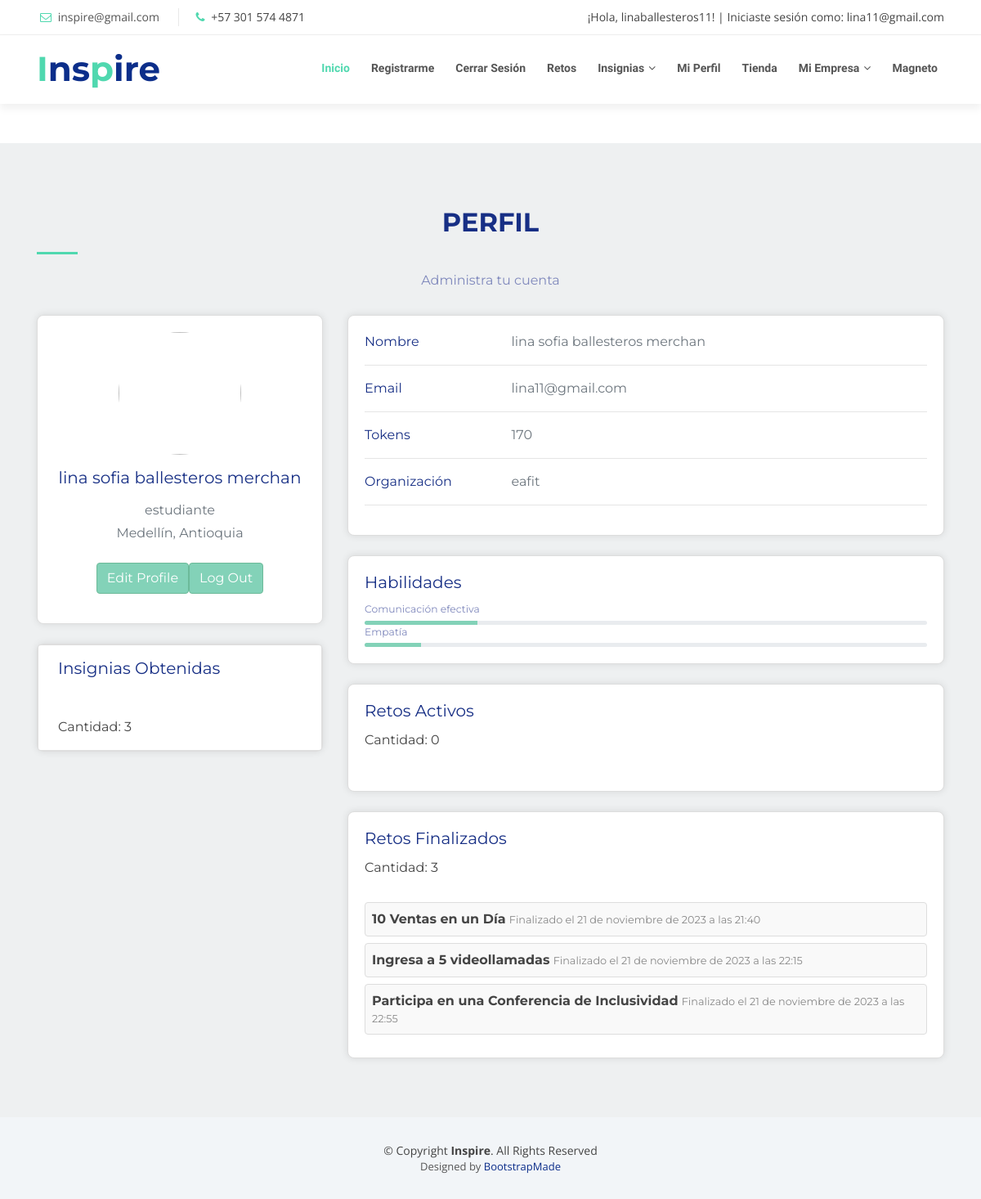
/profile (signed in), run on the app's committed database.
### accounts/models.py (models this page shows, shortened)
class Empleado(models.Model):
    user = models.OneToOneField(User, on_delete = models.CASCADE)
    nombre_empleado = models.CharField(max_length=100, default='John Doe')
    imagen_empleado = models.ImageField(upload_to="uploads/")
    organizacion_empleado = models.CharField(max_length=100, default='organización')
    cargo_empleado = models.CharField(max_length=100, default='Empleado')
    tokens_empleado = models.IntegerField(default=0)
    tipo_usuario = models.CharField(max_length=100, default='empleado')
    retos_activos = models.IntegerField(default=0)
    retos_finalizados = models.IntegerField(default=0)

class RetosFinalizados(models.Model):
    empleado = models.ForeignKey(Empleado, on_delete=models.CASCADE)
    reto = models.ForeignKey(Reto, on_delete=models.CASCADE)
    fecha_finalizacion = models.DateTimeField(auto_now_add=True) # cuando finalizó el reto

### challenges/models.py (models this page shows)
class Reto(models.Model):
    nombre =  models.CharField(max_length=100)
    descripcion =  models.CharField(max_length=100)
    imagen = models.ImageField(upload_to="uploads/")
    fecha_publicacion = models.DateField(default=date.today)
    fecha_vencimiento = models.DateField(default=date.today)
    nombre_insignia =  models.CharField(max_length=100)
    categoria_insignia = models.CharField(max_length=100, default='', choices=HABILIDADES_LISTA)
    tokens =  models.IntegerField()
    limite_participantes = models.IntegerField(default=6, choices=CANTIDAD_PARTICIPANTES)
    cantidad_ganadores = models.IntegerField()
    estado = models.CharField(max_length=10, choices=ESTADO_CHOICES, default='INICIADO')

### accounts/views.py (the view)
# urls.py: path('profile', accounts_views.profile, name='profile'),
def profile(request):
   tipo_usuario, data_usuario = get_user_type(request)
   if tipo_usuario is None: # Ambas consultas no tienen resultados, está loggeado como admin o no se ha loggeado y no como empleador o empleado
       print("debuggg")
       return redirect("login_view")
   if tipo_usuario == 'empleado':
       empleado = request.user.empleado
       retos_iniciados_usuario = RetosIniciados.objects.filter(empleado=empleado)
       retos_iniciados = Reto.objects.filter(id__in=retos_iniciados_usuario.values('reto_id'), estado='ACTIVO')
       cantidad_retos_iniciados = retos_iniciados_usuario.count()
       print(retos_iniciados)
       print("-------")
       print(retos_iniciados_usuario)
       retos_finalizados_usuario = RetosFinalizados.objects.filter(empleado=empleado)
       retos_finalizados = Reto.objects.filter(id__in=retos_iniciados_usuario.values('reto_id'), estado='FINALIZADO')
       cantidad_retos_finalizados = retos_finalizados_usuario.count()
       habilidades_empleado = get_skills_employee(retos_finalizados_usuario)
       print("habilidades:")
       print(habilidades_empleado)
       return render(request, 'profile_employee.html', {'data_usuario':data_usuario, 'retos_iniciados':retos_iniciados, 'retos_iniciados_usuario':retos_iniciados_usuario, 'cantidad_retos_iniciados':cantidad_retos_iniciados, 'retos_finalizados':retos_finalizados, 'retos_finalizados_usuario':retos_finalizados_usuario, 'cantidad_retos_finalizados':cantidad_retos_finalizados, 'habilidades_empleado':habilidades_empleado})
   elif tipo_usuario == 'empleador':
       return render(request, 'profile_employer.html', data_usuario)

### accounts/templates/profile_employee.html (shortened to what this page needs)
<html lang="en"><head>
  <link href="static/lib/bootstrap/css/bootstrap.min.css" rel="stylesheet">
  <link rel="stylesheet" href="path/to/font-awesome/css/font-awesome.min.css">
  <link href="static/lib/font-awesome/css/font-awesome.min.css" rel="stylesheet">
  <link href="static/lib/animate/animate.min.css" rel="stylesheet">
  <link href="static/lib/ionicons/css/ionicons.min.css" rel="stylesheet">
  <link href="static/lib/owlcarousel/assets/owl.carousel.min.css" rel="stylesheet">
  <link href="static/lib/magnific-popup/magnific-popup.css" rel="stylesheet">
  <link href="static/lib/ionicons/css/ionicons.min.css" rel="stylesheet">
  <link href="static/css/style.css" rel="stylesheet">
<style type="text/css" id="operaUserStyle"></style></head>
<body id="body"><button type="button" id="mobile-nav-toggle"></button>
  {% include 'header.html' %}
    <main id="main">
      <br></br>
      <section style="background-color: #EEF0F1; font-family: 'Montserrat', sans-serif;" id="services">
        <div class="container py-5">
            <div class="section-header">
                <h2 class="text-center" style="color: #172F85;">Perfil</h2>
                <p class="text-center" style="color: #7F88BC;">Administra tu cuenta</p>
            </div>
            <div class="row">
                <div class="col-lg-4">
                    <div class="card mb-4"  id="retosCard">
                        <div class="card-body text-center">
                            <img src={{imagen_empleado}} alt="avatar"
                                class="rounded-circle img-fluid" style="width: 150px;">
                            <h5 class="my-3" style="color: #172F85;">{{ data_usuario.nombre_empleado}}</h5>
                            <p class="text-muted mb-1" style="color: #83D2B8;">{{data_usuario.cargo_empleado}}</p>
                            <p class="text-muted mb-4">Medellín, Antioquia</p>
                            <div class="d-flex justify-content-center mb-2">
                              <button type="button" class="btn btn-primary mb-2" style="background-color: #83D2B8; border: 1px solid #6CBA99;">Edit Profile</button>
                              <a href="http://localhost:8000/log_out">
                                <button type="button" class="btn btn-primary mb-2" style="background-color: #83D2B8; border: 1px solid #6CBA99;">Log Out</button>
                            </a>
                                                      </div>
                        </div>
                    </div>
                    <div class="card mb-4 mb-lg-0" id="retosCard">
                      <div class="card-body p-0">
                              <li class="list-group-item p-3">
                                  <div class="d-flex align-items-center">
                                      <div>
                                          <h5 class="card-title" style="margin-bottom: 0; color: #172F85;">Insignias Obtenidas</h5>
                                          <br></br>
                                          <p class="card-text" style="margin-bottom: 0;">Cantidad: <span id="cantidadRetos">{{cantidad_retos_finalizados}}</span></p>
                                      </div>
                                  </div>
                              </li>
                      </div>
                  </div>
                </div>
                <div class="col-lg-8">
                    <div class="card mb-4"  id="retosCard">
                        <div class="card-body">
                            <div class="row">
                                <div class="col-sm-3">
                                    <p class="mb-0" style="color: #172F85;">Nombre</p>
                                </div>
                                <div class="col-sm-9">
                                    <p class="text-muted mb-0" style="color: #7F88BC;">{{data_usuario.nombre_empleado}}</p>
                                </div>
                            </div>
                            <hr>
                            <div class="row">
                                <div class="col-sm-3">
                                    <p class="mb-0" style="color: #172F85;">Email</p>
                                </div>
                                <div class="col-sm-9">
                                    <p class="text-muted mb-0" style="color: #7F88BC;">{{user.email}}</p>
                                </div>
                            </div>
                            <hr>
                            <div class="row">
                              <div class="col-sm-3">
                                  <p class="mb-0" style="color: #172F85;">Tokens</p>
                              </div>
                              <div class="col-sm-9">
                                  <p class="text-muted mb-0" style="color: #7F88BC;">{{data_usuario.tokens_empleado}}</p>
                              </div>
                          </div>
                          <hr>
                            <div class="row">
                                <div class="col-sm-3">
                                    <p class="mb-0" style="color: #172F85;">Organización</p>
                                </div>
                                <div class="col-sm-9">
                                    <p class="text-muted mb-0" style="color: #7F88BC;">{{data_usuario.organizacion_empleado}}</p>
                                </div>
                            </div>
                            <hr>
                        </div>
                    </div>
                    <div class="row">
                      <div class="col-md-12">
                        <div class="card mb-4"  id="retosCard">
                          <div class="card-body">
                              <h5 class="card-title" style="color: #172F85;">Habilidades</h5>
                              {% for habilidad,cantidad in habilidades_empleado %}
                              <p class="mb-1" style="font-size: .77rem; color: #7F88BC;">{{habilidad}}</p>
                              <div class="progress rounded" style="height: 5px;">
                                  <div class="progress-bar" role="progressbar" style="width: {{cantidad}}0%; background-color: #83D2B8;" aria-valuenow="80" aria-valuemin="0" aria-valuemax="100"></div>
                              </div>
                              {% endfor %}
                          </div>
                      </div>
                  <div class="row">
                    <div class="col-md-12">
                      <div class="card mb-4" id="retosCard">
                          <div class="card-body">
                              <h5 class="card-title" style="color: #172F85;">Retos Activos</h5>
                              <p class="card-text">Cantidad: <span id="cantidadRetos">{{cantidad_retos_iniciados}}</span></p>
                          </div>
                      </div>
                  <div class="row">
                    <div class="col-md-12">
                      <div class="card mb-4" id="retosCard">
                          <div class="card-body">
                              <h5 class="card-title" style="color: #172F85;">Retos Finalizados</h5>
                              <p class="card-text">Cantidad: <span id="cantidadRetos">{{cantidad_retos_finalizados}}</span></p>
                              <div id="retosList">
                                  {% for reto_finalizado in retos_finalizados_usuario %}
                                  <div class="reto-item">
                                      <span class="reto-nombre">{{ reto_finalizado.reto.nombre }}</span>
                                      <span class="fecha-inicio">Finalizado el {{ reto_finalizado.fecha_finalizacion }}</span>
                                  </div>
                                  {% endfor %}
                              </div>
                          </div>
                      </div>
                </div>
              </div>
            </div>
          </div>
        </div>
      </section>
    </main>
    <footer id="footer">
      <div class="container">
        <div class="copyright">
          © Copyright <strong>Inspire</strong>. All Rights Reserved
        </div>
        <div class="credits">
          Designed by <a href="https://bootstrapmade.com/">BootstrapMade</a>
        </div>
      </div>
    </footer>
        <div id="mobile-body-overly"></div></body></html>

### menu/templates/header.html (shortened to what this page needs)
    <section id="topbar" class="d-none d-lg-block">
      <div class="container clearfix">
        <div class="contact-info float-left">
          <i class="fa fa-envelope-o"></i> <a href="mailto:contact@example.com">inspire@gmail.com</a>
          <i class="fa fa-phone"></i> +57 301 574 4871
        </div>
        <div class="social-links float-right">
          <div class="user-info">
            {% if user.is_authenticated %}
                ¡Hola, {{ user.username }}! | Iniciaste sesión como: {{ user.email}}
            {% endif %}
        </div>
        </div>
      </div>
    </section>
    <div id="header-sticky-wrapper" class="sticky-wrapper" style="height: 84px;">
      <header id="header">
        <div class="container">
          <div id="logo" class="pull-left">
            <h1><a href="#body" class="scrollto"><span>I</span>ns<span>p</span>ire</a></h1>
          </div>
          <nav id="nav-menu-container">
            <ul class="nav-menu sf-js-enabled sf-arrows" style="touch-action: pan-y;"><li class="menu-active"><a href="http://localhost:8000">Inicio</a></li>
            <li><a href="http://localhost:8000/sign_up_type">Registrarme</a></li>
            {% if user.is_authenticated %}
            <li><a href="http://localhost:8000/log_out">Cerrar Sesión</a></li>
            {% else %}
            <li><a href="http://localhost:8000/login_view">Iniciar Sesión</a></li>
            {% endif %}
            <li><a href="http://localhost:8000/challenges">Retos</a></li>
            <li class="menu-has-children"><a href="http://localhost:8000/badges" class="sf-with-ul">Insignias</a>
            </li>
            <li><a href="http://localhost:8000/profile">Mi Perfil</a></li>
            <li><a href="#team">Tienda</a></li>
            <li class="menu-has-children"><a href="" class="sf-with-ul">Mi Empresa</a>
            </li>
            <li><a href="https://www.magneto365.com/home/ ">Magneto</a></li>
          </ul>
        </nav>
      </div>
    </header></div>

### data on the page
Empleado: nombre_empleado "lina sofia ballesteros merchan", cargo_empleado "estudiante", organizacion_empleado "eafit"
RetosFinalizados: reto.nombre "10 Ventas en un Día", fecha_finalizacion "21 de noviembre de 2023 a las 21:40"
RetosFinalizados: reto.nombre "Ingresa a 5 videollamadas", fecha_finalizacion "21 de noviembre de 2023 a las 22:15"
RetosFinalizados: reto.nombre "Participa en una Conferencia de Inclusividad", fecha_finalizacion "21 de noviembre de 2023 a las 22:55"

### other printed values
{{ user.username }} "linaballesteros11"
{{ user.email }} "lina11@gmail.com"
{{ cantidad_retos_finalizados }} "3"
{{ data_usuario.tokens_empleado }} "170"
{{ habilidad }} "Comunicación efectiva" "Empatía"
{{ cantidad_retos_iniciados }} "0"
